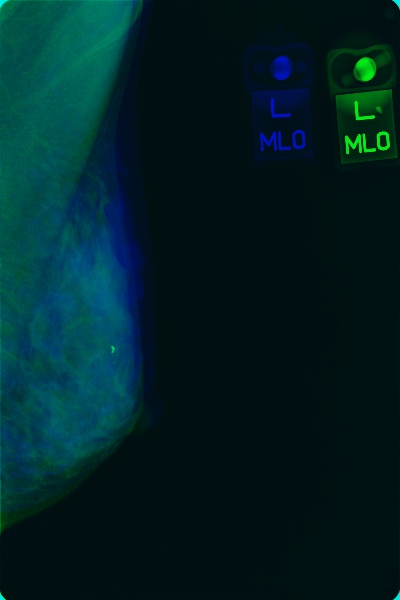
#> input picture data/basbaiImgNet/test/cancer/186311_lmlo_1210_1504.jpg, 400 x 600 px, given in place of img_00001.jpg, which was not available
$ python action2classification.py
#> lines starting #> are read from the running program, lines starting #| are printed output that depends on the picture; pictures that were not available may be replaced by others from this repository, and a replacement may not be noted
import shutil
import cv2
import os
import numpy as np

def mkdir(path):
    if isinstance(path, str) :
        os.makedirs(path, exist_ok=True)
    elif isinstance(path, list) :
        for path_elem in path :
            os.makedirs(path_elem, exist_ok=True)

def action2cls():
    """
    Root
    /home/ty/DB/mmaction2/data/classification_data
    train
        - normal
            -foldername
                -img_00001.jpg
                -img_00002.jpg
        - cancer
    test
        - normal
        - cancer

    To

    train
        - normal
            foldername.jpg
        - cancer
            foldername.jpg
    test
        - normal
            foldername.jpg
        - cancer
            foldername.jpg


    Returns:

    """
    RootDir = '/home/ty/DB/mmaction2/data/classification_data'
    MoveDir = '/home/ty/Project/mmclassification/data/basbaiImgNet'
    TrainDir = os.path.join(MoveDir, 'train')
    TestDir = os.path.join(MoveDir, 'test')
    mkdir(MoveDir)
    TType = ['train', 'test']
    mkdir([TrainDir, TestDir])
    ClsType = ['normal', 'cancer']

    for tt_type in TType :
        for cls_type in ClsType :
            PrevDir = os.path.join(RootDir, tt_type, cls_type)
            SaveDir = os.path.join(MoveDir, tt_type, cls_type)
            mkdir(SaveDir)

            for folder_name in os.listdir(PrevDir) :
                new_img_name = os.path.join(SaveDir, folder_name + '.jpg')
                img1_path = os.path.join(PrevDir, folder_name, 'img_00001.jpg')
                img2_path = os.path.join(PrevDir, folder_name, 'img_00002.jpg')
                img1 = cv2.imread(img1_path, cv2.IMREAD_GRAYSCALE)
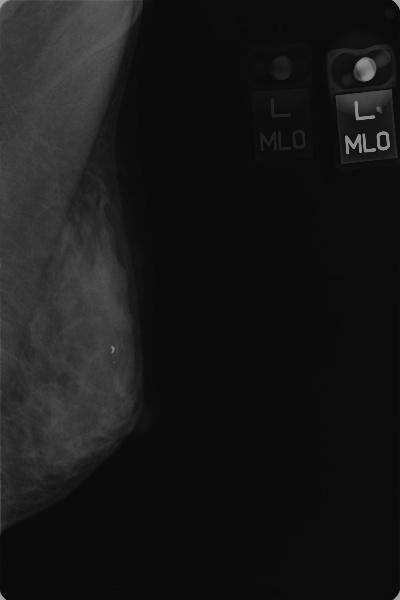
#> img1: shape (600, 400); min 6, max 168, mean 23.7
                img2 = cv2.imread(img2_path, cv2.IMREAD_GRAYSCALE)
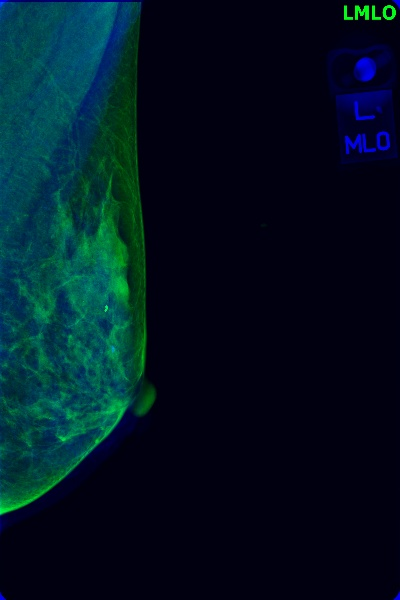
#> input picture data/basbaiImgNet/test/cancer/186311_lmlo_1504_1812.jpg, 400 x 600 px, given in place of img_00002.jpg, which was not available
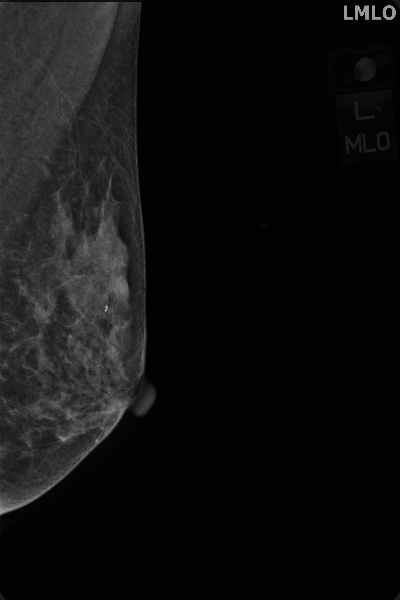
#> img2: shape (600, 400); min 0, max 157, mean 16.3
                # print(img1.shape, img2.shape)
                # assert(img1.shape == img2.shape)

                resize_img1 = cv2.resize(img1, (400, 600))
                resize_img2 = cv2.resize(img2, (400, 600))

                resize_shape = np.zeros((600, 400, 3), np.uint8)
                resize_shape[:, :, 0] = resize_img1
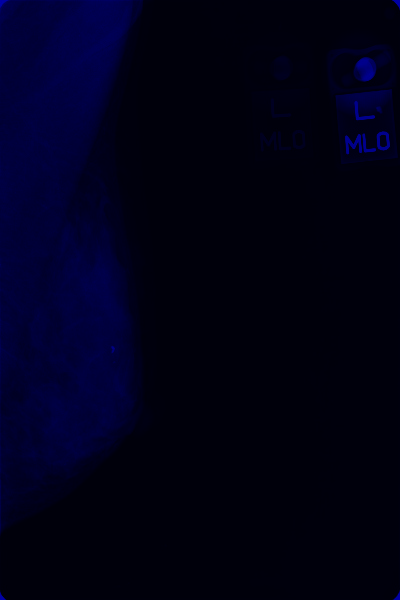
#> resize_shape: shape (600, 400, 3); mean of channels 0, 1, 2 23.7, 0, 0; drawn as B, G, R
                resize_shape[:, :, 1] = resize_img2
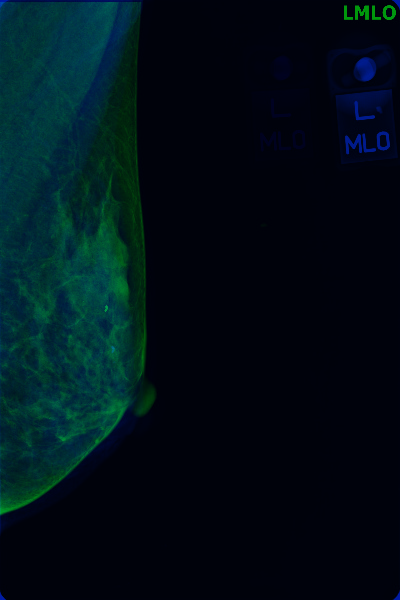
#> resize_shape: shape (600, 400, 3); mean of channels 0, 1, 2 23.7, 16.3, 0; drawn as B, G, R

                cv2.imwrite(new_img_name, resize_shape)


if __name__ == "__main__" :
#> (the run stopped early here; a loop or call above may not have finished)
